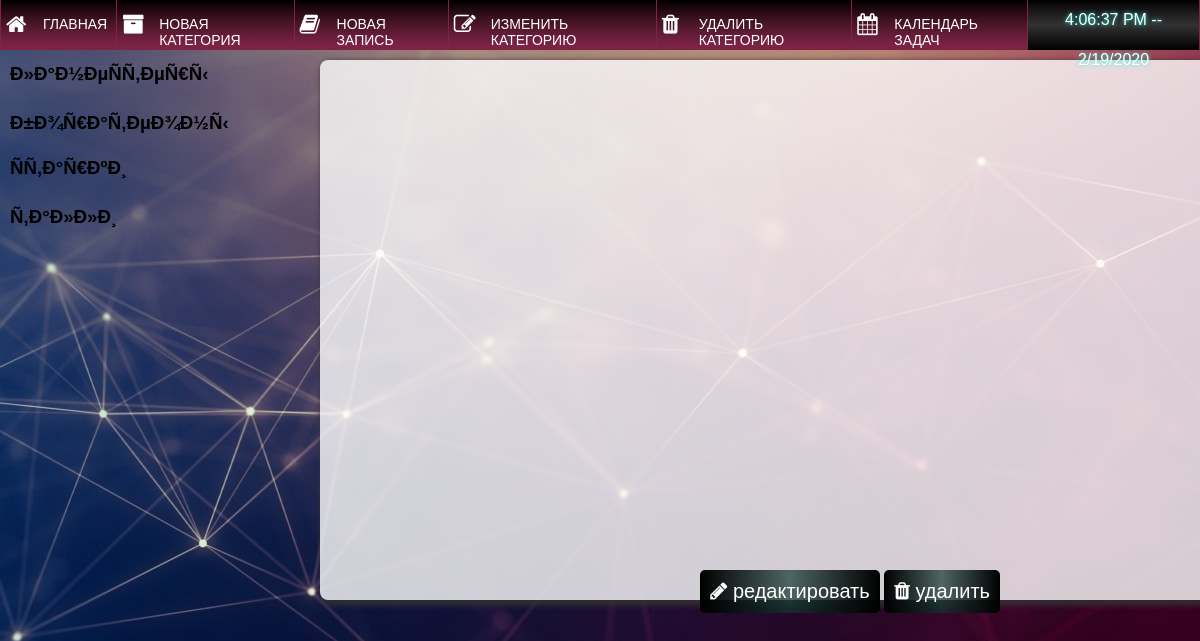
The page / on the database its author committed.
### tables this page shows
CREATE TABLE `category` (
  `id` int(11) NOT NULL,
  `name` varchar(255) DEFAULT NULL
);

### config/routes.php (called while the page is built)
<?php
return array(
    'article/update/([0-9]+)'=>'article/update/$1',
    'article/delete/([0-9]+)'=>'article/delete/$1',
    'article'=>'article/create',
    'category/update/([0-9]+)'=>'category/update/$1',
    'category/delete/([0-9]+)'=>'category/delete/$1',
    'category'=>'category/create',
    'task/check/([0-9]+)'=>'task/check/$1',
    'task/remove/([0-9]+)'=>'task/remove/$1',
    'task/update/([0-9]+)'=>'task/update/$1',
    'task/newtask'=>'task/newtask',
    'task/gettask/([0-9]+)'=>'task/gettask/$1',
    'task/gettaskbyday/([0-9]+)'=>'task/gettaskbyday/$1',
    'task/gettaskbyid/([0-9]+)'=>'task/gettaskbyid/$1',
    'task/gettask'=>'task/gettask',
    'task/([0-9]+)/([0-9]+)'=>'task/index/$1/$2',
    'task/index'=>'task/index',
    'task'=>'task/index',
    'site/article'=>'site/article',
    'site'=>'site/index',
    ''=>'site/index'
);

### controllers/SiteController.php (called while the page is built, shortened)
<?php
class SiteController{
    public function actionIndex(){
        $categories = Category::getCategories();
        require ROOT.'/views/site/index.php';
        return true;
    }
}

### index.php (called while the page is built, shortened)
<?php
$router = new Router();
$router->run();

### models/Category.php (called while the page is built, shortened)
<?php
class Category{
    public static function getCategories(){
        $db = Db::getConnection();
        $result = $db->query('SELECT * FROM category;');
        $i = 0;
        while($row = $result->fetch()){
            $categories[$i]['id'] =$row['id'];
            $categories[$i]['name'] =$row['name'];
            $i++;
        }
        return $categories;
    }
}

### views/site/index.php (the view, shortened to what this page needs)
<?php require ROOT.'/views/layouts/header.php';?>
<body>
    <?php foreach($categories as $category):?>
        <h3 class="category"><?=$category['name']?></h3>
    <?php endforeach;?>
    <div id="content"></div>
    <div class="buttons">
        <a class="edit submit"><i class="fa fa-pencil"></i> редактировать</a>
        <a class="deleteArticle submit"><i class="fa fa-trash"></i> удалить</a>
    </div>
<?php require ROOT.'/views/layouts/footer.php';?>

### components/Router.php (shortened to what this page needs)
<?php
class Router{
    private $routes;
    public function __construct() {
        $this->routes = require ROOT.'/config/routes.php';
    }
    public function run(){
        $uri = $this->getUrl();
        foreach($this->routes as $uriPattern =>$path){
            if(preg_match("~$uriPattern~",$uri)){
                $segments = preg_replace("~$uriPattern~",$path,$uri);
                $segments = explode('/',$segments);
                $controllerName = array_shift($segments).'Controller';
                $actionName = array_shift($segments);
                $actionName = 'action'.ucfirst($actionName);
                $controller = new $controllerName();
                $result = call_user_func_array(array($controller, $actionName), $segments);
                if($result){
                    break;
                }
            }
        }
    }
    private function getUrl(){
        return $uri = trim($_SERVER['REQUEST_URI'],'/');
    }
}

### views/layouts/header.php (shortened to what this page needs)
<!DOCTYPE html>
<html>
<head>
    <link rel="stylesheet" href="/template/css/style.css">
    <link rel="stylesheet" href="/template/css/font-awesome.css">
    <link rel="stylesheet" href="/template/css/menu.css">
    <link rel="stylesheet" href="/template/css/task-calendar.css">
</head>
<body>
    <?php $categories = Category::getCategories();?>
    <div class="wrapMenu">
    <nav class="mainMenu">
		<ul>
			<li><a href="/"><i class="fa fa-home"></i>Главная</a></li>
			<li><a href="/category"><i class="fa fa-archive"></i>Новая категория</a></li>
                        <li><a href="/article"><i class="fa fa-book"></i>Новая запись</a></li>
			<li><a href=""><i class="fa fa-edit"></i>Изменить категорию</a>
			</li>
			<li><a href=""><i class="fa fa-trash"></i>Удалить категорию</a>
			</li>
                        <li><a href="/task/index"><i class="fa fa-calendar"></i>Календарь задач</a></li>
                        <li id="clock"></li>
		</ul>
        </nav>
        </div>
<div class="wrapper">

### views/layouts/footer.php
</div>
</body>
</html>

### template/css/style.css (style rules this page uses)
* { margin:0; }
html { width:100%; overflow: hidden; }
body { background-image:url('/template/image/background.jpeg'); font-family: sans-serif; }
li { display:none; padding:5px; }
.category { padding:10px; cursor:pointer; position:relative; width:280px; border-radius: 5px; }
a { text-decoration: none; padding:15px; color:black; z-index:2; position:relative; cursor:pointer; margin-left:20px; display:block; }
#content { width:72%; border-radius:8px; height:500px; background:#fff; margin:20px 0 20px 0; float:right; position:absolute; top:40px; left:320px; box-shadow:3px 3px 5px 3px #333333; opacity:0.8; padding:20px; overflow:auto; }
.buttons { position:absolute; display:block; top:570px; right:200px; }
.submit { padding:10px; background:linear-gradient(90deg, black, rgba(21, 57, 51, 0.7), black); color:white; border-radius:5px; font-size:20px; cursor:pointer; display:inline-block; transition:.2s; border:0; }

### template/css/menu.css (style rules this page uses)
.mainMenu { float:left; margin-bottom:10px; width:100%; }
.wrapMenu { height:50px; background-image: linear-gradient(0deg, #7f2445, rgba(0,0,0,1)); }
.mainMenu li { display:block; }
.mainMenu * { z-index: 2; }
.mainMenu li,a { padding:0; margin:0; }
.mainMenu>ul { display:flex; justify-content:center; }
.mainMenu ul { list-style:none; height:47px; padding:0; width:100%; }
.mainMenu ul li { position:relative; border-right:1px solid #7f2445; background-image: linear-gradient(0deg, #7f2445, rgba(0,0,0,.7)); }
.mainMenu ul li:first-child { border-left:1px solid #7f2445; }
.mainMenu ul li i.fa { position:absolute; top:13px; left:5px; font-size:22px; }
.mainMenu a { display:block; padding:16px 9px 16px 42px; color:white; text-decoration:none; font-size:14px; font-family:sans-serif; text-transform:uppercase; transition:0.3s; }
#clock { background-image: linear-gradient(0deg, black, rgba(50,50,50), rgba(0,0,0,.7)); text-align: center; width:15%; height:50px; line-height:2.5em; font-size:16px; color:white; text-shadow:0px 0px 4px #16ffe0; }

### rows shown on the page
category: name "Ð»Ð°Ð½ÐµÑÑ‚ÐµÑ€Ñ‹"
category: name "Ð±Ð¾Ñ€Ð°Ñ‚ÐµÐ¾Ð½Ñ‹"
category: name "ÑÑ‚Ð°Ñ€ÐºÐ¸"
category: name "Ñ‚Ð°Ð»Ð»Ð¸"
